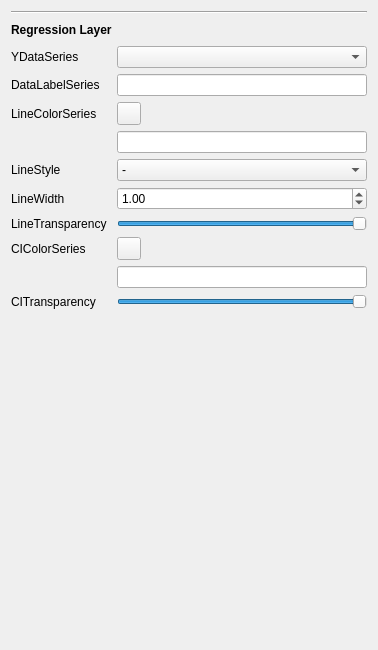
<?xml version="1.0" encoding="UTF-8"?>
<ui version="4.0">
 <class>Form</class>
 <widget class="QWidget" name="Form">
  <property name="geometry">
   <rect>
    <x>0</x>
    <y>0</y>
    <width>378</width>
    <height>650</height>
   </rect>
  </property>
  <property name="windowTitle">
   <string>Form</string>
  </property>
  <layout class="QVBoxLayout" name="verticalLayout">
   <item>
    <widget class="Line" name="line">
     <property name="orientation">
      <enum>Qt::Orientation::Horizontal</enum>
     </property>
    </widget>
   </item>
   <item>
    <layout class="QHBoxLayout" name="horizontalLayout">
     <item>
      <widget class="QLabel" name="label">
       <property name="font">
        <font>
         <bold>true</bold>
        </font>
       </property>
       <property name="text">
        <string>Regression Layer</string>
       </property>
      </widget>
     </item>
     <item>
      <spacer name="horizontalSpacer">
       <property name="orientation">
        <enum>Qt::Orientation::Horizontal</enum>
       </property>
       <property name="sizeHint" stdset="0">
        <size>
         <width>40</width>
         <height>20</height>
        </size>
       </property>
      </spacer>
     </item>
     <item>
      <widget class="QToolButton" name="toolButton">
       <property name="styleSheet">
        <string notr="true">border-radius: 10px;</string>
       </property>
       <property name="text">
        <string/>
       </property>
       <property name="icon">
        <iconset resource="../resources/resources.qrc">
         <normaloff>:/icon/icons/minus-button.png</normaloff>:/icon/icons/minus-button.png</iconset>
       </property>
      </widget>
     </item>
    </layout>
   </item>
   <item>
    <layout class="QFormLayout" name="formLayout">
     <item row="0" column="0">
      <widget class="QLabel" name="y_series_label">
       <property name="minimumSize">
        <size>
         <width>100</width>
         <height>0</height>
        </size>
       </property>
       <property name="text">
        <string>YDataSeries</string>
       </property>
      </widget>
     </item>
     <item row="0" column="1">
      <widget class="QComboBox" name="y_series_combo">
       <property name="maximumSize">
        <size>
         <width>16777215</width>
         <height>16777215</height>
        </size>
       </property>
      </widget>
     </item>
     <item row="10" column="1">
      <spacer name="verticalSpacer">
       <property name="orientation">
        <enum>Qt::Orientation::Vertical</enum>
       </property>
       <property name="sizeHint" stdset="0">
        <size>
         <width>20</width>
         <height>40</height>
        </size>
       </property>
      </spacer>
     </item>
     <item row="1" column="1">
      <widget class="QLineEdit" name="data_label_line">
       <property name="maximumSize">
        <size>
         <width>16777215</width>
         <height>16777215</height>
        </size>
       </property>
      </widget>
     </item>
     <item row="1" column="0">
      <widget class="QLabel" name="label_24">
       <property name="text">
        <string>DataLabelSeries</string>
       </property>
      </widget>
     </item>
     <item row="2" column="1">
      <widget class="QToolButton" name="line_color_series_btn">
       <property name="text">
        <string/>
       </property>
      </widget>
     </item>
     <item row="2" column="0">
      <widget class="QLabel" name="label_33">
       <property name="text">
        <string>LineColorSeries</string>
       </property>
      </widget>
     </item>
     <item row="3" column="1">
      <widget class="QLineEdit" name="line_color_series_line"/>
     </item>
     <item row="4" column="1">
      <widget class="QComboBox" name="line_style_combo">
       <item>
        <property name="text">
         <string>-</string>
        </property>
       </item>
       <item>
        <property name="text">
         <string>--</string>
        </property>
       </item>
       <item>
        <property name="text">
         <string>-.</string>
        </property>
       </item>
       <item>
        <property name="text">
         <string>:</string>
        </property>
       </item>
      </widget>
     </item>
     <item row="4" column="0">
      <widget class="QLabel" name="label_7">
       <property name="text">
        <string>LineStyle</string>
       </property>
      </widget>
     </item>
     <item row="5" column="1">
      <widget class="QDoubleSpinBox" name="line_width_spin">
       <property name="minimum">
        <double>0.010000000000000</double>
       </property>
       <property name="maximum">
        <double>100.000000000000000</double>
       </property>
       <property name="singleStep">
        <double>0.100000000000000</double>
       </property>
       <property name="value">
        <double>1.000000000000000</double>
       </property>
      </widget>
     </item>
     <item row="5" column="0">
      <widget class="QLabel" name="label_6">
       <property name="text">
        <string>LineWidth</string>
       </property>
      </widget>
     </item>
     <item row="6" column="1">
      <widget class="QSlider" name="line_transparency_slider">
       <property name="maximum">
        <number>100</number>
       </property>
       <property name="value">
        <number>100</number>
       </property>
       <property name="orientation">
        <enum>Qt::Orientation::Horizontal</enum>
       </property>
      </widget>
     </item>
     <item row="6" column="0">
      <widget class="QLabel" name="label_16">
       <property name="text">
        <string>LineTransparency</string>
       </property>
      </widget>
     </item>
     <item row="7" column="1">
      <widget class="QToolButton" name="ci_color_series_btn">
       <property name="text">
        <string/>
       </property>
      </widget>
     </item>
     <item row="7" column="0">
      <widget class="QLabel" name="label_2">
       <property name="text">
        <string>CIColorSeries</string>
       </property>
      </widget>
     </item>
     <item row="8" column="1">
      <widget class="QLineEdit" name="ci_color_series_line"/>
     </item>
     <item row="9" column="1">
      <widget class="QSlider" name="ci_transparency_slider">
       <property name="maximum">
        <number>100</number>
       </property>
       <property name="value">
        <number>100</number>
       </property>
       <property name="orientation">
        <enum>Qt::Orientation::Horizontal</enum>
       </property>
      </widget>
     </item>
     <item row="9" column="0">
      <widget class="QLabel" name="label_3">
       <property name="text">
        <string>CITransparency</string>
       </property>
      </widget>
     </item>
    </layout>
   </item>
  </layout>
 </widget>
 <resources>
  <include location="../resources/resources.qrc"/>
 </resources>
 <connections/>
</ui>
